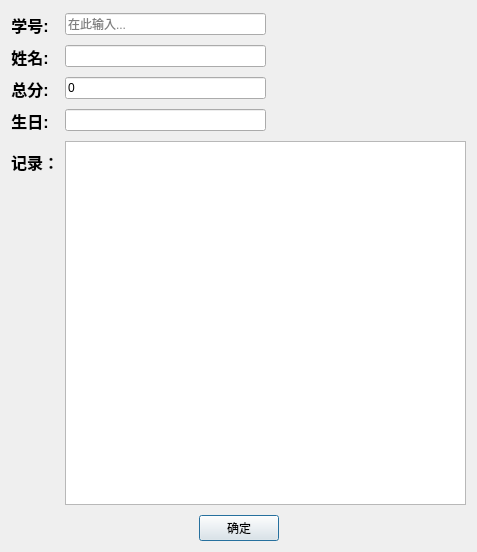
<?xml version="1.0" encoding="UTF-8"?>
<ui version="4.0">
 <class>Check</class>
 <widget class="QDialog" name="Check">
  <property name="geometry">
   <rect>
    <x>0</x>
    <y>0</y>
    <width>477</width>
    <height>552</height>
   </rect>
  </property>
  <property name="windowTitle">
   <string>查询</string>
  </property>
  <property name="windowIcon">
   <iconset>
    <normaloff>Check.ico</normaloff>Check.ico</iconset>
  </property>
  <layout class="QVBoxLayout" name="verticalLayout">
   <item>
    <layout class="QFormLayout" name="formLayout">
     <item row="0" column="0">
      <widget class="QLabel" name="label">
       <property name="text">
        <string>&lt;html&gt;&lt;head/&gt;&lt;body&gt;&lt;p align=&quot;center&quot;&gt;&lt;span style=&quot; font-size:12pt; font-weight:700;&quot;&gt;学号:&lt;/span&gt;&lt;/p&gt;&lt;/body&gt;&lt;/html&gt;</string>
       </property>
      </widget>
     </item>
     <item row="1" column="0">
      <widget class="QLabel" name="label_2">
       <property name="text">
        <string>&lt;html&gt;&lt;head/&gt;&lt;body&gt;&lt;p align=&quot;center&quot;&gt;&lt;span style=&quot; font-size:12pt; font-weight:700;&quot;&gt;姓名:&lt;/span&gt;&lt;/p&gt;&lt;/body&gt;&lt;/html&gt;</string>
       </property>
      </widget>
     </item>
     <item row="2" column="0">
      <widget class="QLabel" name="label_3">
       <property name="text">
        <string>&lt;html&gt;&lt;head/&gt;&lt;body&gt;&lt;p align=&quot;center&quot;&gt;&lt;span style=&quot; font-size:12pt; font-weight:700;&quot;&gt;总分:&lt;/span&gt;&lt;/p&gt;&lt;/body&gt;&lt;/html&gt;</string>
       </property>
      </widget>
     </item>
     <item row="3" column="0">
      <widget class="QLabel" name="label_4">
       <property name="text">
        <string>&lt;html&gt;&lt;head/&gt;&lt;body&gt;&lt;p align=&quot;center&quot;&gt;&lt;span style=&quot; font-size:12pt; font-weight:700;&quot;&gt;生日:&lt;/span&gt;&lt;/p&gt;&lt;/body&gt;&lt;/html&gt;</string>
       </property>
      </widget>
     </item>
     <item row="4" column="0">
      <widget class="QLabel" name="label_5">
       <property name="text">
        <string>&lt;html&gt;&lt;head/&gt;&lt;body&gt;&lt;p align=&quot;center&quot;&gt;&lt;span style=&quot; font-size:12pt; font-weight:700;&quot;&gt;记录：&lt;/span&gt;&lt;/p&gt;&lt;/body&gt;&lt;/html&gt;</string>
       </property>
      </widget>
     </item>
     <item row="0" column="1">
      <layout class="QHBoxLayout" name="horizontalLayout_2">
       <item>
        <widget class="QLineEdit" name="lineEdit">
         <property name="toolTip">
          <string>输入要查询的学号</string>
         </property>
         <property name="text">
          <string/>
         </property>
         <property name="placeholderText">
          <string>在此输入...</string>
         </property>
        </widget>
       </item>
       <item>
        <spacer name="horizontalSpacer_2">
         <property name="orientation">
          <enum>Qt::Horizontal</enum>
         </property>
         <property name="sizeHint" stdset="0">
          <size>
           <width>40</width>
           <height>20</height>
          </size>
         </property>
        </spacer>
       </item>
      </layout>
     </item>
     <item row="1" column="1">
      <layout class="QHBoxLayout" name="horizontalLayout_3">
       <item>
        <widget class="QLineEdit" name="lineEdit_name">
         <property name="readOnly">
          <bool>true</bool>
         </property>
        </widget>
       </item>
       <item>
        <spacer name="horizontalSpacer_4">
         <property name="orientation">
          <enum>Qt::Horizontal</enum>
         </property>
         <property name="sizeHint" stdset="0">
          <size>
           <width>40</width>
           <height>20</height>
          </size>
         </property>
        </spacer>
       </item>
      </layout>
     </item>
     <item row="4" column="1">
      <widget class="QTextEdit" name="textEdit">
       <property name="maximumSize">
        <size>
         <width>16777215</width>
         <height>364</height>
        </size>
       </property>
       <property name="readOnly">
        <bool>true</bool>
       </property>
       <property name="html">
        <string>&lt;!DOCTYPE HTML PUBLIC &quot;-//W3C//DTD HTML 4.0//EN&quot; &quot;http://www.w3.org/TR/REC-html40/strict.dtd&quot;&gt;
&lt;html&gt;&lt;head&gt;&lt;meta name=&quot;qrichtext&quot; content=&quot;1&quot; /&gt;&lt;meta charset=&quot;utf-8&quot; /&gt;&lt;style type=&quot;text/css&quot;&gt;
p, li { white-space: pre-wrap; }
&lt;/style&gt;&lt;/head&gt;&lt;body style=&quot; font-family:'Microsoft YaHei UI'; font-size:9.27273pt; font-weight:400; font-style:normal;&quot;&gt;
&lt;p style=&quot;-qt-paragraph-type:empty; margin-top:0px; margin-bottom:0px; margin-left:0px; margin-right:0px; -qt-block-indent:0; text-indent:0px; font-size:9.27273pt;&quot;&gt;&lt;br /&gt;&lt;/p&gt;&lt;/body&gt;&lt;/html&gt;</string>
       </property>
      </widget>
     </item>
     <item row="2" column="1">
      <layout class="QHBoxLayout" name="horizontalLayout_4">
       <item>
        <widget class="QLineEdit" name="lineEdit_mark">
         <property name="text">
          <string>0</string>
         </property>
         <property name="readOnly">
          <bool>true</bool>
         </property>
        </widget>
       </item>
       <item>
        <spacer name="horizontalSpacer_5">
         <property name="orientation">
          <enum>Qt::Horizontal</enum>
         </property>
         <property name="sizeHint" stdset="0">
          <size>
           <width>40</width>
           <height>20</height>
          </size>
         </property>
        </spacer>
       </item>
      </layout>
     </item>
     <item row="3" column="1">
      <layout class="QHBoxLayout" name="horizontalLayout_5">
       <item>
        <widget class="QLineEdit" name="lineEdit_birth"/>
       </item>
       <item>
        <spacer name="horizontalSpacer_6">
         <property name="orientation">
          <enum>Qt::Horizontal</enum>
         </property>
         <property name="sizeHint" stdset="0">
          <size>
           <width>40</width>
           <height>20</height>
          </size>
         </property>
        </spacer>
       </item>
      </layout>
     </item>
    </layout>
   </item>
   <item>
    <layout class="QHBoxLayout" name="horizontalLayout">
     <item>
      <spacer name="horizontalSpacer">
       <property name="orientation">
        <enum>Qt::Horizontal</enum>
       </property>
       <property name="sizeHint" stdset="0">
        <size>
         <width>40</width>
         <height>20</height>
        </size>
       </property>
      </spacer>
     </item>
     <item>
      <widget class="QPushButton" name="pushButton_OK">
       <property name="text">
        <string>确定</string>
       </property>
      </widget>
     </item>
     <item>
      <spacer name="horizontalSpacer_3">
       <property name="orientation">
        <enum>Qt::Horizontal</enum>
       </property>
       <property name="sizeHint" stdset="0">
        <size>
         <width>40</width>
         <height>20</height>
        </size>
       </property>
      </spacer>
     </item>
    </layout>
   </item>
  </layout>
 </widget>
 <tabstops>
  <tabstop>lineEdit</tabstop>
  <tabstop>pushButton_OK</tabstop>
  <tabstop>textEdit</tabstop>
  <tabstop>lineEdit_name</tabstop>
  <tabstop>lineEdit_mark</tabstop>
  <tabstop>lineEdit_birth</tabstop>
 </tabstops>
 <resources/>
 <connections>
  <connection>
   <sender>pushButton_OK</sender>
   <signal>clicked()</signal>
   <receiver>Check</receiver>
   <slot>accept()</slot>
   <hints>
    <hint type="sourcelabel">
     <x>146</x>
     <y>522</y>
    </hint>
    <hint type="destinationlabel">
     <x>238</x>
     <y>275</y>
    </hint>
   </hints>
  </connection>
 </connections>
</ui>
